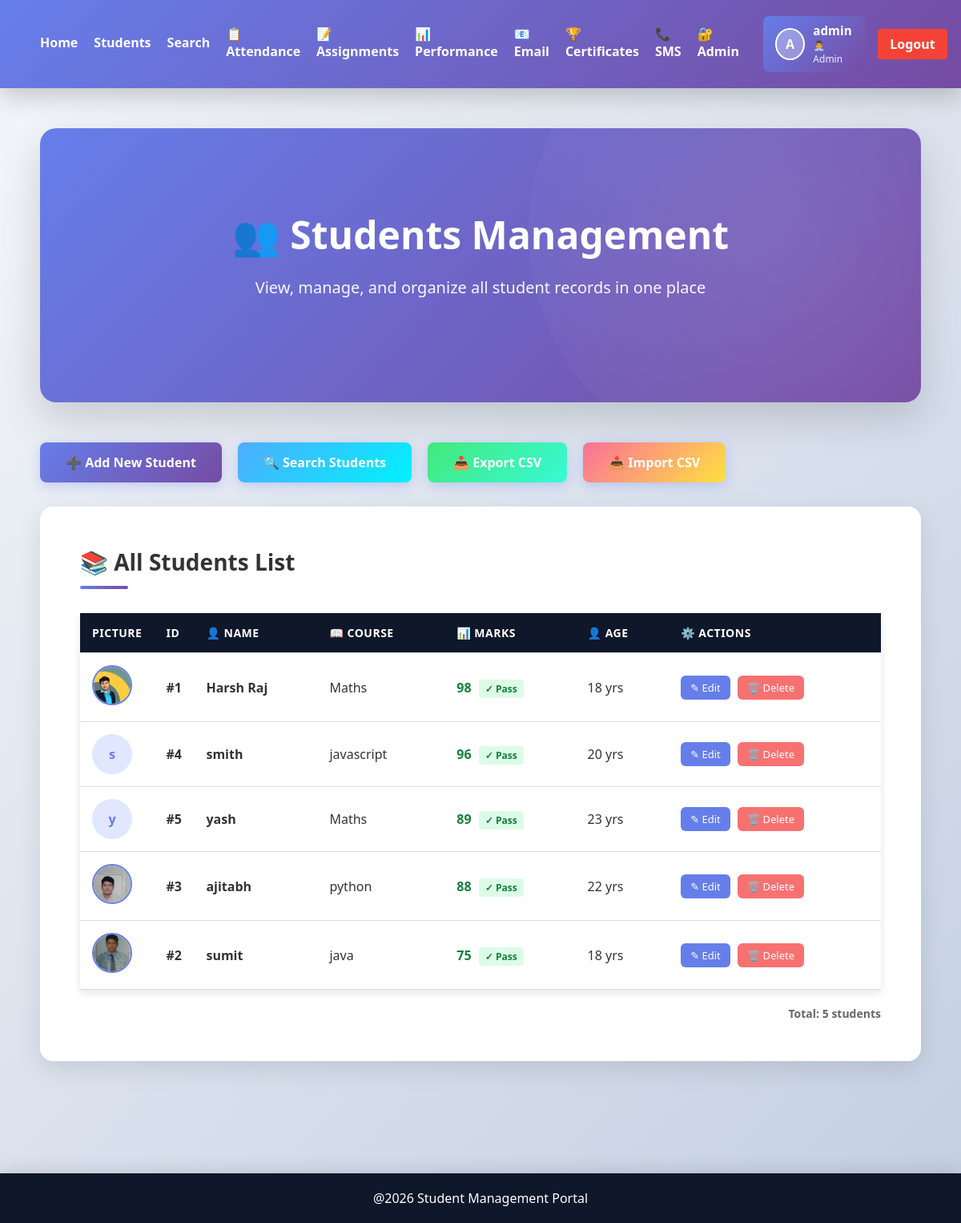
The app's page /students/ (signed in) with its own data.
### students/models.py (models this page shows, shortened)
class Student(models.Model):
    name = models.CharField(max_length=100)
    course = models.CharField(max_length=100)
    marks = models.IntegerField()
    age = models.IntegerField(default=18)
    profile_pic = models.ImageField(upload_to='profiles/', blank=True, null=True)

### students/views.py (the view)
# urls.py: path('students/', views.students_page, name='students'),
@login_required(login_url='login')
def students_page(request):
    students = Student.objects.all().order_by('-marks')
    return render(request, 'students.html', {'students': students})

### students/templates/students.html
{% extends 'base.html' %}
{% block content %}
<section class="hero">
    <h1>👥 Students Management</h1>
    <p>View, manage, and organize all student records in one place</p>
</section>
<div style="display: flex; gap: 20px; margin-bottom: 30px; flex-wrap: wrap;">
    {% if user.is_authenticated %}
    <a href="{% url 'add' %}" class="btn" style="margin-top: 0; display: inline-flex; align-items: center; gap: 8px;">➕ Add New Student</a>
    {% else %}
    <a href="{% url 'login' %}" class="btn" style="margin-top: 0; display: inline-flex; align-items: center; gap: 8px;">🔐 Login to Add</a>
    {% endif %}
    <a href="{% url 'search' %}" class="btn" style="margin-top: 0; background: linear-gradient(135deg, #4facfe, #00f2fe); display: inline-flex; align-items: center; gap: 8px;">🔍 Search Students</a>
    <a href="{% url 'export_csv' %}" class="btn" style="margin-top: 0; background: linear-gradient(135deg, #43e97b, #38f9d7); display: inline-flex; align-items: center; gap: 8px;">📥 Export CSV</a>
    <a href="{% url 'import_csv' %}" class="btn" style="margin-top: 0; background: linear-gradient(135deg, #fa709a, #fee140); display: inline-flex; align-items: center; gap: 8px;">📤 Import CSV</a>
</div>
<section class="content-section">
    <h2>📚 All Students List</h2>
    {% if students %}
    <table class="table">
        <thead>
            <tr>
                <th style="width: 60px;">Picture</th>
                <th style="width: 50px;">ID</th>
                <th>👤 Name</th>
                <th>📖 Course</th>
                <th>📊 Marks</th>
                <th>👤 Age</th>
                <th>⚙️ Actions</th>
            </tr>
        </thead>
        <tbody>
            {% for student in students %}
            <tr>
                <td>
                    {% if student.profile_pic %}
                    <img src="{{ student.profile_pic.url }}" alt="{{ student.name }}" style="width: 50px; height: 50px; border-radius: 50%; object-fit: cover; border: 2px solid #667eea;">
                    {% else %}
                    <div style="width: 50px; height: 50px; border-radius: 50%; background: #e0e7ff; display: flex; align-items: center; justify-content: center; color: #667eea; font-weight: bold;">
                        {{ student.name|first }}
                    </div>
                    {% endif %}
                </td>
                <td><strong>#{{ student.id }}</strong></td>
                <td><strong>{{ student.name }}</strong></td>
                <td>{{ student.course }}</td>
                <td>
                    <strong style="{% if student.marks >= 50 %}color: #15803d;{% else %}color: #991b1b;{% endif %}">
                        {{ student.marks }}
                        {% if student.marks >= 50 %}
                        <span style="background: #dcfce7; color: #15803d; padding: 3px 8px; border-radius: 4px; font-size: 12px; margin-left: 5px;">✓ Pass</span>
                        {% else %}
                        <span style="background: #fee2e2; color: #991b1b; padding: 3px 8px; border-radius: 4px; font-size: 12px; margin-left: 5px;">✗ Fail</span>
                        {% endif %}
                    </strong>
                </td>
                <td>{{ student.age }} yrs</td>
                <td>
                    {% if user.is_authenticated %}
                    <a href="{% url 'edit' student.id %}" style="background: #667eea; color: white; padding: 6px 12px; border-radius: 6px; text-decoration: none; font-size: 13px; display: inline-block; margin-right: 5px; transition: all 0.2s;" onmouseover="this.style.background='#764ba2'" onmouseout="this.style.background='#667eea'">✎ Edit</a>
                    {% if user.is_staff or user.is_superuser %}
                    <a href="{% url 'delete' student.id %}" style="background: #f87171; color: white; padding: 6px 12px; border-radius: 6px; text-decoration: none; font-size: 13px; display: inline-block; transition: all 0.2s;" onclick="return confirm('Are you sure you want to delete this student?');" onmouseover="this.style.background='#dc2626'" onmouseout="this.style.background='#f87171'">🗑️ Delete</a>
                    {% endif %}
                    {% else %}
                    <a href="{% url 'login' %}" class="btn" style="padding: 6px 12px; font-size: 13px; margin-top: 0;">Login</a>
                    {% endif %}
                </td>
            </tr>
            {% endfor %}
        </tbody>
    </table>
    <p style="text-align: right; color: #666; margin-top: 20px; font-size: 14px;">
        <strong>Total: {{ students|length }} student{{ students|length|pluralize }}</strong>
    </p>
    {% else %}
    <div style="text-align: center; padding: 60px 20px; background: #f9fafb; border-radius: 12px;">
        <p style="font-size: 18px; color: #666;">📭 No students found</p>
        <a href="{% url 'add' %}" class="btn" style="margin-top: 20px;">➕ Add First Student</a>
    </div>
    {% endif %}
</section>
{% endblock %}

### students/templates/base.html (shortened to what this page needs)
{% load student_extras %}
{% load static %}
<!DOCTYPE html>
<html>
    <head>
        <link rel="stylesheet" href="{%static 'css/style.css'%}">
    </head>
    <body>
        <header class="navbar">
            <nav style="display: flex; justify-content: space-between; align-items: center;">
                <div style="display: flex; gap: 20px; align-items: center;">
                    <a href="{% url 'home' %}">Home</a>
                    <a href="{% url 'students' %}">Students</a>
                    <a href="{% url 'search' %}">Search</a>
                    <a href="{% url 'attendance' %}">📋 Attendance</a>
                    <a href="{% url 'assignments' %}">📝 Assignments</a>
                    <a href="{% url 'performance_charts' %}">📊 Performance</a>
                    {% if user.is_staff or user.is_superuser %}
                        <a href="{% url 'email_notifications' %}">📧 Email</a>
                        <a href="{% url 'certificates' %}">🏆 Certificates</a>
                        <a href="{% url 'sms_alerts' %}">📞 SMS</a>
                        <a href="{% url 'admin_panel' %}">🔐 Admin</a>
                    {% endif %}
                </div>
                <div style="display: flex; align-items: center; gap: 15px;">
                    {% if user.is_authenticated %}
                        {% with admin_user=user %}
                            {% if user.is_staff or user.is_superuser %}
                                <div style="display: flex; align-items: center; gap: 10px; padding: 8px 15px; background: linear-gradient(135deg, #667eea, #764ba2); border-radius: 8px; color: white;">
                                    {% with profile=admin_user.student_set.first %}
                                        {% if profile.profile_pic %}
                                            <img src="{{ profile.profile_pic.url }}" alt="{{ admin_user.username }}" style="width: 40px; height: 40px; border-radius: 50%; object-fit: cover; border: 2px solid white;">
                                        {% else %}
                                            <div style="width: 40px; height: 40px; border-radius: 50%; background: rgba(255,255,255,0.3); display: flex; align-items: center; justify-content: center; font-weight: bold; border: 2px solid white;">
                                                {{ admin_user.first_name|first|upper|default:admin_user.username|first|upper }}
                                            </div>
                                        {% endif %}
                                    {% endwith %}
                                    <div>
                                        <div style="font-weight: 600; font-size: 0.95em;">{{ admin_user.first_name|default:admin_user.username }}</div>
                                        <div style="font-size: 0.75em; opacity: 0.9;">👨‍💼 Admin</div>
                                    </div>
                                </div>
                            {% endif %}
                        {% endwith %}
                        <a href="{% url 'logout' %}" style="padding: 8px 15px; background: #f44336; color: white; border-radius: 4px; text-decoration: none; font-weight: 600;">Logout</a>
                    {% else %}
                        <a href="{% url 'login' %}">Login</a>
                    {% endif %}
                </div>
            </nav>
        </header>
        <div class="container">
            {% block content %}
            {% endblock %}
        </div>
        <footer class="footer">
            <p>@2026 Student Management Portal</p>
        </footer>
    </body>
</html>

### students/static/css/style.css (style rules this page uses)
* { margin: 0; padding: 0; box-sizing: border-box; }
body { font-family: 'Segoe UI', 'Roboto', Tahoma, Geneva, Verdana, sans-serif; background: linear-gradient(135deg, #f5f7fa 0%, #c3cfe2 100%); min-height: 100vh; color: #333; }
.navbar { background: linear-gradient(135deg, #667eea 0%, #764ba2 100%); color: white; display: flex; justify-content: space-between; align-items: center; padding: 20px 50px; box-shadow: 0 10px 30px rgba(0, 0, 0, 0.2); position: sticky; top: 0; z-index: 100; }
nav { display: flex; gap: 30px; }
.navbar a { color: white; text-decoration: none; font-weight: 600; transition: all 0.3s ease; position: relative; padding-bottom: 5px; }
.navbar a::after { content: ''; position: absolute; bottom: 0; left: 0; width: 0; height: 2px; background: #fbbf24; transition: width 0.3s ease; }
.container { padding: 50px; max-width: 1400px; margin: 0 auto; }
.hero { background: linear-gradient(135deg, #667eea 0%, #764ba2 100%); color: white; padding: 100px 50px; text-align: center; border-radius: 20px; box-shadow: 0 20px 50px rgba(0, 0, 0, 0.15); margin-bottom: 50px; position: relative; overflow: hidden; }
.hero::before { content: ''; position: absolute; top: -50%; right: -10%; width: 600px; height: 600px; background: radial-gradient(circle, rgba(255, 255, 255, 0.1), transparent); border-radius: 50%; z-index: 0; }
.hero h1 { font-size: 48px; margin-bottom: 20px; font-weight: 800; position: relative; z-index: 1; }
.hero p { font-size: 20px; margin-bottom: 30px; position: relative; z-index: 1; opacity: 0.95; }
.content-section { background: white; padding: 50px; margin-bottom: 40px; border-radius: 16px; box-shadow: 0 10px 30px rgba(0, 0, 0, 0.1); }
.content-section h2, .content-section h3 { color: #333; margin-top: 0; margin-bottom: 30px; font-size: 28px; font-weight: 700; position: relative; padding-bottom: 15px; }
.content-section h2::after, .content-section h3::after { content: ''; position: absolute; bottom: 0; left: 0; width: 60px; height: 4px; background: linear-gradient(135deg, #667eea, #764ba2); border-radius: 2px; }
.table { width: 100%; border-collapse: collapse; margin-top: 20px; }
.table thead { background: linear-gradient(135deg, #667eea, #764ba2); color: white; }
.table th { padding: 18px; text-align: left; font-weight: 600; font-size: 14px; text-transform: uppercase; letter-spacing: 0.5px; }
.table td { padding: 16px 18px; border-bottom: 1px solid #e0e0e0; }
.table tbody tr { transition: all 0.2s ease; }
.btn { display: inline-block; margin-top: 20px; padding: 14px 32px; background: linear-gradient(135deg, #667eea, #764ba2); color: white; border: none; border-radius: 8px; text-decoration: none; cursor: pointer; font-weight: 600; transition: all 0.3s ease; font-size: 16px; box-shadow: 0 4px 15px rgba(102, 126, 234, 0.3); position: relative; overflow: hidden; }
.btn::before { content: ''; position: absolute; top: 0; left: -100%; width: 100%; height: 100%; background: linear-gradient(90deg, transparent, rgba(255, 255, 255, 0.2), transparent); transition: left 0.5s; }
.footer { background: linear-gradient(135deg, #667eea, #764ba2); color: white; text-align: center; padding: 30px; margin-top: 60px; box-shadow: 0 -5px 20px rgba(0, 0, 0, 0.1); }
.footer p { margin: 0; font-weight: 500; }
.table { width:100%; background:white; border-collapse:collapse; box-shadow:0 4px 10px rgba(0,0,0,0.1); }
.table th, .table td { padding:15px; border-bottom:1px solid #ddd; }
.table thead { background:#0f172a; color:white; }
.table th { font-weight:bold; text-align:left; }
.table tbody tr { transition:background 0.3s; }
.footer { text-align:center; background:#0f172a; color:white; padding:20px; margin-top:50px; }

### records on screen
Student: profile_pic (picture), id "1", name "Harsh Raj", course "Maths", marks "98", shows "✓ Pass", age "18"
Student: name|first "s", id "4", name "smith", course "javascript", marks "96", shows "✓ Pass", age "20"
Student: name|first "y", id "5", name "yash", course "Maths", marks "89", shows "✓ Pass", age "23"
Student: profile_pic (picture), id "3", name "ajitabh", course "python", marks "88", shows "✓ Pass", age "22"
Student: profile_pic (picture), id "2", name "sumit", course "java", marks "75", shows "✓ Pass", age "18"

### other values on screen
{{ admin_user.first_name|default:admin_user.username }} "admin"
{{ students|length }} "5"
